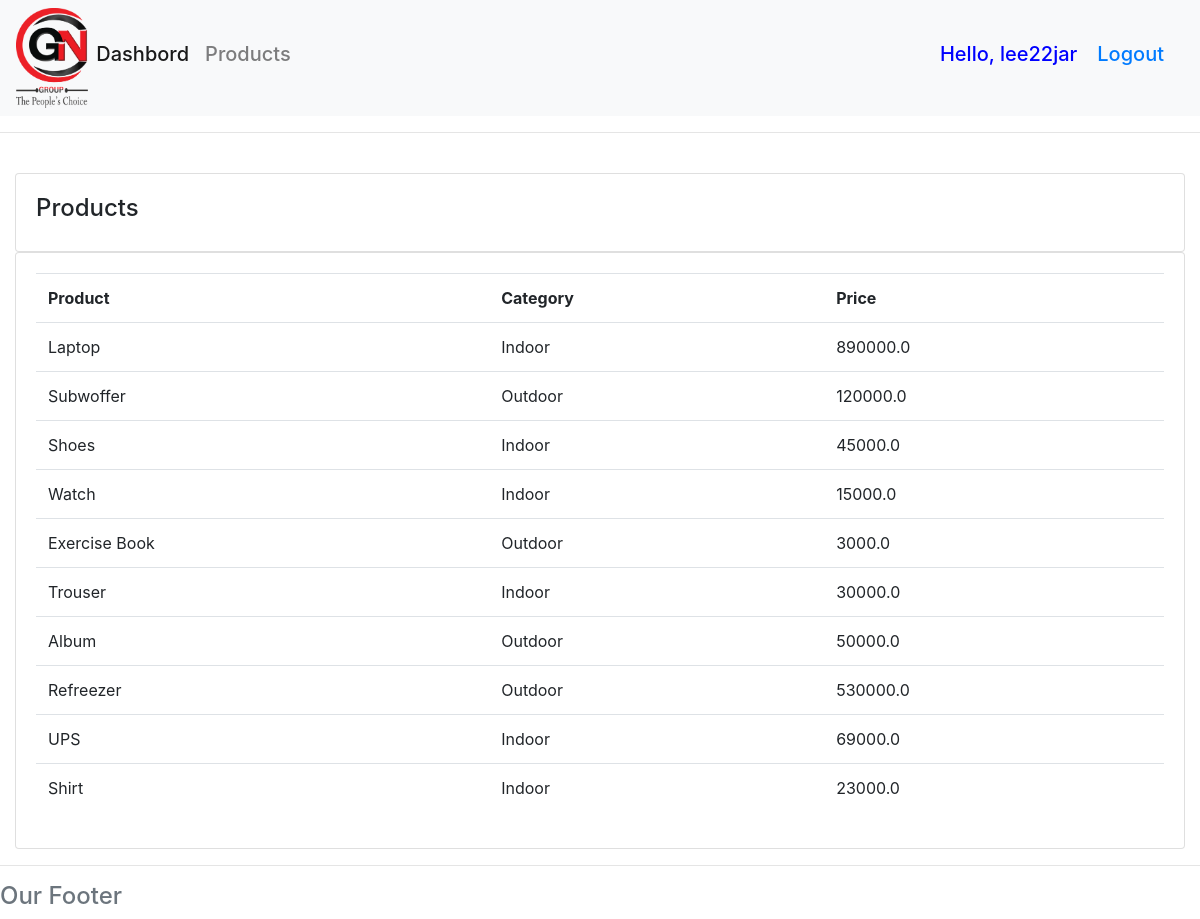
Screenshot of /products/ (signed in) with the database file from the repository.
### accounts/models.py (models this page shows, shortened)
class Product(models.Model):
    CATEGORY = (
        ('Indoor', 'Indoor'),
        ('Outdoor', 'Outdoor')
    )
    name = models.CharField(max_length=200, null=True)
    price = models.FloatField(null=True)
    category = models.CharField(max_length=200, null=True, choices=CATEGORY)
    description = models.CharField(max_length=200, null=True, blank=True)
    date_created = models.DateTimeField(auto_now_add=True)
    tags = models.ManyToManyField(Tag)

### accounts/decorators.py (the view)
        def wrapper_func(request, *args, **kwargs):
            group = None
            if request.user.groups.exists():
                group = request.user.groups.all()[0].name
            if group in allowed_roles:
                return view_func(request, *args, **kwargs)
            else:
                return HttpResponse('You are not Authorized to View This Page..!!')

### accounts/views.py (called while the page is built)
@login_required(login_url='Login')
@allowed_users(allowed_roles=['Admin'])
def products(request):
    products = Product.objects.all()
    return render(request, 'accounts/products.html', {'products': products})

### accounts/templates/accounts/products.html (shortened to what this page needs)
{% extends 'accounts/main.html' %}
{% block content %}
    <br>
    <div class="row">
        <div class="col-md">
            <div class="card card-body">
                <h4>Products</h4>
            </div>
            <div class="card card-body">
                <table class="table">
                    <tr>
                        <th>Product</th>
                        <th>Category</th>
                        <th>Price</th>
                    </tr>
                    {% for i in products %}
                        <tr>
                            <td>{{ i.name }}</td>
                            <td>{{ i.category }}</td>
                            <td>{{ i.price }}</td>
                        </tr>
                    {% endfor %}
                </table>
            </div>
        </div>
    </div>
{% endblock %}

### accounts/templates/accounts/navbar.html (shortened to what this page needs)
{% load static %}
<nav class="navbar navbar-expand-lg navbar-light bg-light">
    <img class="pic" src="{% static 'images/GN.png' %}" alt="">
    <div class="collapse navbar-collapse" id="navbarNav">
        {% if request.user.is_staff %}
            <ul class="navbar-nav">
            <li class="nav-item active">
                <a class="nav-link" href="{% url 'Home' %}"><h5>Dashbord</h5> <span class="sr-only">(current)</span></a>
            </li>
            <li class="nav-item">
                <a class="nav-link" href="{% url 'Products' %}"><h5>Products</h5></a>
            </li>
            </ul>
        {% endif %}
    </div>
    <span class="Hello-msg"><h5>Hello, {{request.user}}</h5></span>
    <span class="Hello-msg"><a href="{% url 'Logout' %}"><h5>Logout</h5></a></span>
</nav>
<hr>

### accounts/templates/accounts/navbar.html (style rules this page uses)
.pic { max-width: 200px; max-height: 100px; }
.Hello-msg { font-size: 20; color: blue; margin-right: 20px; }

### rows the page displays
Product: name "Laptop", category "Indoor", price "890000.0"
Product: name "Subwoffer", category "Outdoor", price "120000.0"
Product: name "Shoes", category "Indoor", price "45000.0"
Product: name "Watch", category "Indoor", price "15000.0"
Product: name "Exercise Book", category "Outdoor", price "3000.0"
Product: name "Trouser", category "Indoor", price "30000.0"
Product: name "Album", category "Outdoor", price "50000.0"
Product: name "Refreezer", category "Outdoor", price "530000.0"
Product: name "UPS", category "Indoor", price "69000.0"
Product: name "Shirt", category "Indoor", price "23000.0"

### other values shown
{{ request.user }} "lee22jar"
